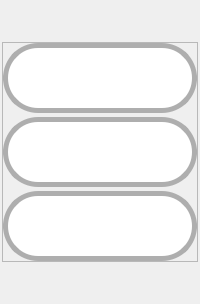
            <widget class="QWidget" name="reports_properties_panel">
             <layout class="QVBoxLayout" name="verticalLayout_44">
              <property name="spacing">
               <number>2</number>
              </property>
              <property name="leftMargin">
               <number>2</number>
              </property>
              <property name="topMargin">
               <number>2</number>
              </property>
              <property name="rightMargin">
               <number>2</number>
              </property>
              <property name="bottomMargin">
               <number>2</number>
              </property>
              <item>
               <spacer name="verticalSpacer_22">
                <property name="orientation">
                 <enum>Qt::Vertical</enum>
                </property>
                <property name="sizeHint" stdset="0">
                 <size>
                  <width>20</width>
                  <height>40</height>
                 </size>
                </property>
               </spacer>
              </item>
              <item>
               <widget class="QFrame" name="frame_8">
                <property name="frameShape">
                 <enum>QFrame::StyledPanel</enum>
                </property>
                <property name="frameShadow">
                 <enum>QFrame::Raised</enum>
                </property>
                <layout class="QVBoxLayout" name="verticalLayout_14">
                 <property name="spacing">
                  <number>4</number>
                 </property>
                 <property name="leftMargin">
                  <number>0</number>
                 </property>
                 <property name="topMargin">
                  <number>0</number>
                 </property>
                 <property name="rightMargin">
                  <number>0</number>
                 </property>
                 <property name="bottomMargin">
                  <number>0</number>
                 </property>
                 <item>
                  <widget class="QPushButton" name="report_remove_btn">
                   <property name="enabled">
                    <bool>true</bool>
                   </property>
                   <property name="minimumSize">
                    <size>
                     <width>70</width>
                     <height>70</height>
                    </size>
                   </property>
                   <property name="toolTip">
                    <string>Remove report</string>
                   </property>
                   <property name="styleSheet">
                    <string notr="true">QPushButton{

	border-style: solid;	
	border-width: 5px;
	border-radius:35px;
	border-color: rgb(174, 174, 174);

	padding: 10px;

	
	image: url(:/icons/icons/trash-can-with-cover.svg) ;
	background-color: rgb(255, 255, 255);
 	

	
}


QPushButton:hover{

	image: url(:/icons/icons/trash-can-with-cover.svg);
	background-color: rgb(200, 200, 200);
	
}


QPushButton:pressed{

	background-color: rgb(100, 100, 100);
	image: url(:/icons/icons/open-trash-can.svg);

}

QPushButton:disabled{
	
	background-color: rgb(142,142,142);
}
</string>
                   </property>
                   <property name="text">
                    <string/>
                   </property>
                   <property name="iconSize">
                    <size>
                     <width>30</width>
                     <height>30</height>
                    </size>
                   </property>
                  </widget>
                 </item>
                 <item>
                  <widget class="QPushButton" name="report_export_btn">
                   <property name="minimumSize">
                    <size>
                     <width>70</width>
                     <height>70</height>
                    </size>
                   </property>
                   <property name="toolTip">
                    <string>Export</string>
                   </property>
                   <property name="styleSheet">
                    <string notr="true">QPushButton{
	border-style: solid;	
	border-width: 5px;
	border-radius:35px;
	border-color: rgb(174, 174, 174);

	padding: 10px;
	
	background-color: rgb(255, 255, 255);

	image: url(:/icons/icons/export1.png)
	
}


QPushButton:hover{
	
	image: url(:/icons/icons/export2.png);
}
QPushButton:pressed{
	
	background-color: rgb(100, 100, 100);
	image: url(:/icons/icons/export2.png);
}

QPushButton:disabled{
	
	background-color: rgb(142,142,142);
}
</string>
                   </property>
                   <property name="text">
                    <string/>
                   </property>
                   <property name="iconSize">
                    <size>
                     <width>40</width>
                     <height>40</height>
                    </size>
                   </property>
                  </widget>
                 </item>
                 <item>
                  <widget class="QPushButton" name="report_search_btn">
                   <property name="minimumSize">
                    <size>
                     <width>70</width>
                     <height>70</height>
                    </size>
                   </property>
                   <property name="toolTip">
                    <string>Search date</string>
                   </property>
                   <property name="styleSheet">
                    <string notr="true">QPushButton{
	border-style: solid;	
	border-width: 5px;
	border-radius:35px;
	border-color: rgb(174, 174, 174);

	padding: 10px;
	
	background-color: rgb(255, 255, 255);

	image: url(:/icons/icons/loupe1.svg);
	
}


QPushButton:hover{
	border-style:  solid;
	border-color: rgb(174, 174, 174);
	border-width: 5px;
	border-radius: 35px;
	padding: 10px;
	
	image: url(:/icons/icons/loupe2.svg);
}
QPushButton:pressed{
	
	border-style:  solid;
	border-width: 5px;
	border-radius: 35px;
	padding: 10px;
	background-color: rgb(100, 100, 100);
	image: url(:/icons/icons/loupe2.svg);
}
</string>
                   </property>
                   <property name="text">
                    <string/>
                   </property>
                  </widget>
                 </item>
                </layout>
               </widget>
              </item>
              <item>
               <spacer name="verticalSpacer_27">
                <property name="orientation">
                 <enum>Qt::Vertical</enum>
                </property>
                <property name="sizeHint" stdset="0">
                 <size>
                  <width>20</width>
                  <height>40</height>
                 </size>
                </property>
               </spacer>
              </item>
             </layout>
            </widget>
